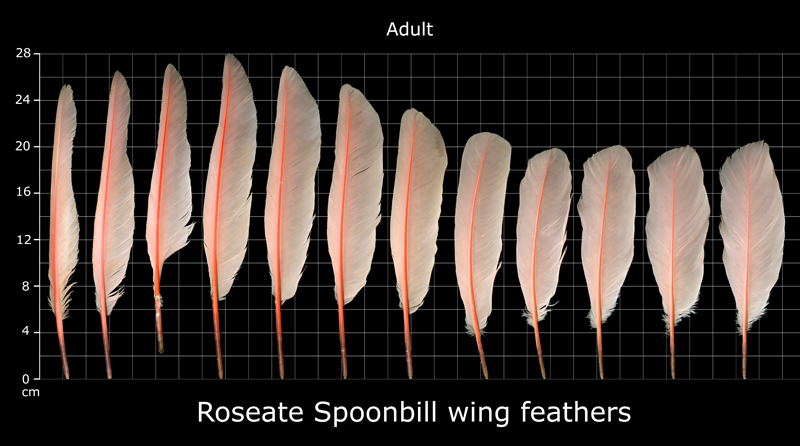
#> input picture website/ROSP_wing_male.png, 800 x 446 px
$ python feather_sep.py ../website/ROSP_wing_male.png
#> lines starting #> are read from the running program, lines starting #| are printed output that depends on the picture
#> in main, img_src is the input picture: shape (446, 800, 3); mean B, G, R 46, 50.8, 60.9
import sys
import cv2 as cv
import numpy as np
from scipy.signal import argrelextrema
from scipy.ndimage import gaussian_filter

HORIZONTAL_STRUC_DIV = 15
VERTICAL_STRUC_DIV = 15

'''

Separate feathers in a black background image

'''
def separate_black(img_src):
	h, w, ch = img_src.shape
#> h = 446; w = 800; ch = 3
	img_gs = cv.cvtColor(img_src, cv.COLOR_BGR2GRAY)
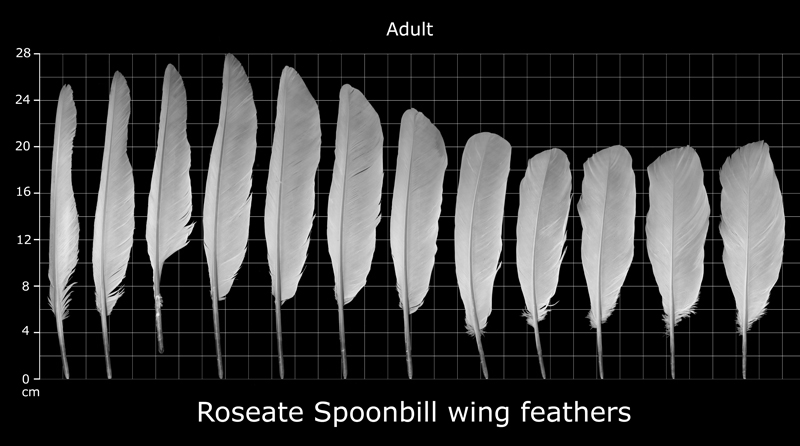
#> img_gs: shape (446, 800); min 0, max 255, mean 53.3

	sig_y = np.zeros(h)
#> sig_y = 446 values from 0 to 0
	for i in range (0, h):
		for j in range (0, w):
			sig_y[i] += img_gs[i,j]
#> after the loop, sig_y = 446 values, max 123584 at index 216, min 0 at index 0, mean 42602.1

	sig_y = gaussian_filter(sig_y, 10)
#> sig_y = 446 values, max 110551.2 at index 227, min 83.86 at index 0, mean 42602.1
	maxima_y = argrelextrema(sig_y, np.greater)
#> maxima_y = ([227, 413],)
	maxima_y = maxima_y[0]
#> maxima_y = [227, 413]
	minima_y = argrelextrema(sig_y, np.less)
#> minima_y = ([386],)
	minima_y = minima_y[0]
#> minima_y = [386]

	big_max = 0
	for maxx in maxima_y:
		if sig_y[maxx] > sig_y[big_max]:
			big_max = maxx
#> this loop made 2 passes
#> (maxx, big_max) on pass 1: (227, 227)
#> maxx on pass 2: 413
#> after the loop, big_max = 227

	min_left = big_max
#> min_left = 227
	min_right = big_max
#> min_right = 227
	for minn in minima_y:
		if minn < big_max and sig_y[minn] < sig_y[min_left]:
			min_left = minn
		if minn > big_max and sig_y[minn] < sig_y[min_right]:
			min_right = minn
#> this loop made 1 pass
#> (minn, min_right) on pass 1: (386, 386)
#> after the loop, min_left = 227; min_right = 386

	if min_left == big_max:
		min_left = 50
	if min_right == big_max:
		min_right = h - 100

	img_src = img_src[min_left:min_right, 0:w]
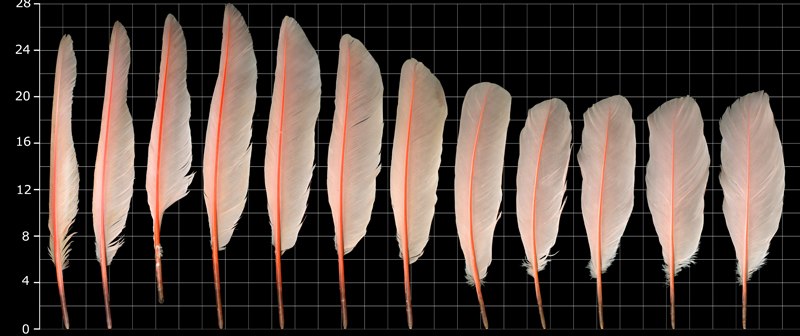
#> img_src: shape (336, 800, 3); mean B, G, R 58.4, 64.7, 78.2

	h, w, ch = img_src.shape
#> h = 336
	img_gs = cv.cvtColor(img_src, cv.COLOR_BGR2GRAY)
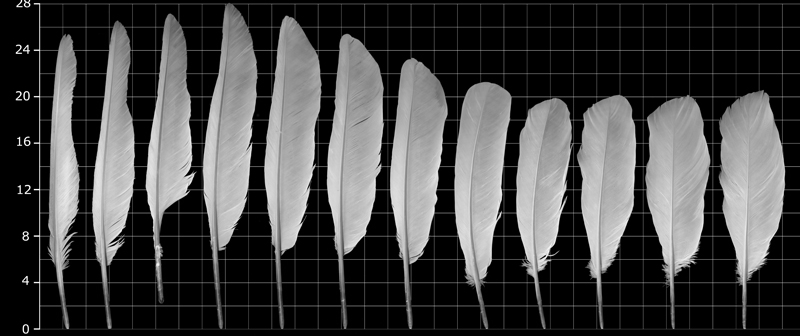
#> img_gs: shape (336, 800); min 0, max 255, mean 68
	sig = np.zeros(w)
#> sig = 800 values from 0 to 0
	for i in range (0, w):
		for j in range (0, h):
			sig[i] += img_gs[j,i]
#> after the loop, sig = 800 values, max 59435 at index 39, min 0 at index 0, mean 22846.7

	sig = gaussian_filter(sig, 5)
#> sig = 800 values, max 42866.1 at index 62, min 4.44 at index 0, mean 22846.7
	minima = argrelextrema(sig, np.greater)
#> minima = ([26, 62, 112, 162, 226, 283, 344, 408, 480, 536, 598, 670, 744],)
	minima = minima[0]
#> minima = [26, 62, 112, 162, 226, 283, 344, 408, 480, 536, 598, 670, 744]

	img_src = img_src[0:h, minima[1]:w]
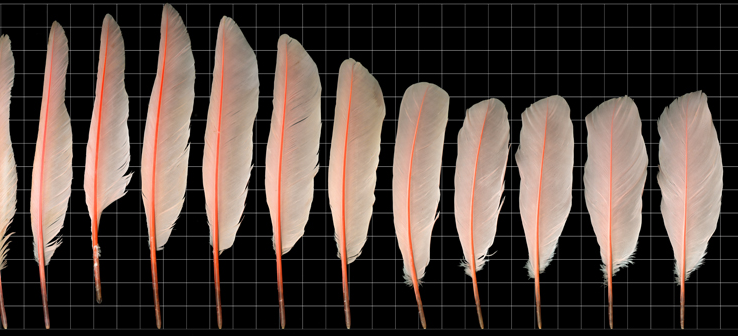
#> img_src: shape (336, 738, 3); mean B, G, R 61.2, 67.8, 81.8

	h, w, ch = img_src.shape
#> w = 738
	img_gs = cv.cvtColor(img_src, cv.COLOR_BGR2GRAY)
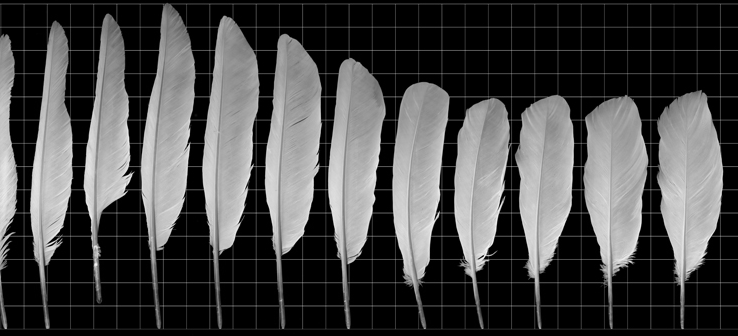
#> img_gs: shape (336, 738); min 0, max 251, mean 71.3
	sig = np.zeros(w)
#> sig = 738 values from 0 to 0
	for i in range (0, w):
		for j in range (0, h):
			sig[i] += img_gs[j,i]
#> after the loop, sig = 738 values, max 50374 at index 0, min 1278 at index 22, mean 23940.4

	sig = gaussian_filter(sig, 5)
#> sig = 738 values, max 44016.8 at index 0, min 1309.4 at index 737, mean 23940.4
	minima = argrelextrema(sig, np.less)
#> minima = ([23, 79, 135, 198, 261, 324, 386, 450, 513, 579, 652],)
	minima = minima[0]
#> minima = [23, 79, 135, 198, 261, 324, 386, 450, 513, 579, 652]

	feathers = []
	for i in range (0, len(minima) - 1):
		new_feath = img_src[0:h, minima[i]:minima[i+1]]
		fh,fw,fc = new_feath.shape
		if(fh > 0 and fw > 0):
			cv.imwrite("f"+str(i)+".png",new_feath)
			feathers.append(new_feath)
#> this loop made 10 passes
#> fw on passes 1 to 10: 56, 56, 63, 63, 63, 62, 64, 63, 66, 73
#> pass 1, in separate_black, `new_feath = img_src[0:h, minima[i]:minima[i+1]]`:
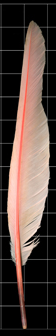
#> new_feath: shape (336, 56, 3); mean B, G, R 61.2, 67.3, 83.9
#> after the loop, feathers = 10 items

	new_feath = img_src[0:h, minima[len(minima)-1]:w]
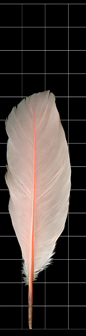
#> new_feath: shape (336, 86, 3); mean B, G, R 55, 59, 67.5
	fh,fw,fc = new_feath.shape
#> fw = 86
	if(fh > 0 and fw > 0):
		cv.imwrite("f"+str(len(minima)-1)+".png",new_feath)
		feathers.append(new_feath)

'''

Separate feathers in a blue background image

'''
# [69 lines left out: function separate_blue, not called in this run]

'''

Direct flow to correct background color separation function

'''
def main(argv):
	img_src = cv.imread(argv[1], cv.IMREAD_COLOR)
	if(img_src[0,0,0] > 50):
		separate_blue(img_src)
	else:
		separate_black(img_src)


if __name__ == "__main__":
	if(len(sys.argv) < 1):
		print("Usage: python test.py filename")
	else:
		main(sys.argv)
